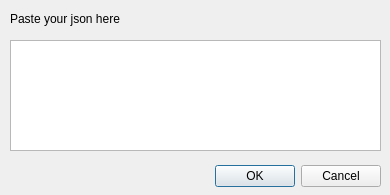
<?xml version="1.0" encoding="UTF-8"?>
<ui version="4.0">
 <class>Dialog</class>
 <widget class="QDialog" name="Dialog">
  <property name="geometry">
   <rect>
    <x>0</x>
    <y>0</y>
    <width>390</width>
    <height>195</height>
   </rect>
  </property>
  <property name="windowTitle">
   <string>Import from JSON</string>
  </property>
  <widget class="QDialogButtonBox" name="buttonBox">
   <property name="geometry">
    <rect>
     <x>40</x>
     <y>160</y>
     <width>341</width>
     <height>32</height>
    </rect>
   </property>
   <property name="orientation">
    <enum>Qt::Horizontal</enum>
   </property>
   <property name="standardButtons">
    <set>QDialogButtonBox::Cancel|QDialogButtonBox::Ok</set>
   </property>
  </widget>
  <widget class="QPlainTextEdit" name="plainTextEdit">
   <property name="geometry">
    <rect>
     <x>10</x>
     <y>40</y>
     <width>371</width>
     <height>111</height>
    </rect>
   </property>
   <property name="mouseTracking">
    <bool>false</bool>
   </property>
   <property name="styleSheet">
    <string notr="true"/>
   </property>
  </widget>
  <widget class="QLabel" name="label">
   <property name="geometry">
    <rect>
     <x>10</x>
     <y>10</y>
     <width>141</width>
     <height>18</height>
    </rect>
   </property>
   <property name="text">
    <string>Paste your json here</string>
   </property>
  </widget>
 </widget>
 <resources/>
 <connections>
  <connection>
   <sender>buttonBox</sender>
   <signal>accepted()</signal>
   <receiver>Dialog</receiver>
   <slot>accept()</slot>
   <hints>
    <hint type="sourcelabel">
     <x>248</x>
     <y>254</y>
    </hint>
    <hint type="destinationlabel">
     <x>157</x>
     <y>274</y>
    </hint>
   </hints>
  </connection>
  <connection>
   <sender>buttonBox</sender>
   <signal>rejected()</signal>
   <receiver>Dialog</receiver>
   <slot>reject()</slot>
   <hints>
    <hint type="sourcelabel">
     <x>316</x>
     <y>260</y>
    </hint>
    <hint type="destinationlabel">
     <x>286</x>
     <y>274</y>
    </hint>
   </hints>
  </connection>
 </connections>
</ui>
